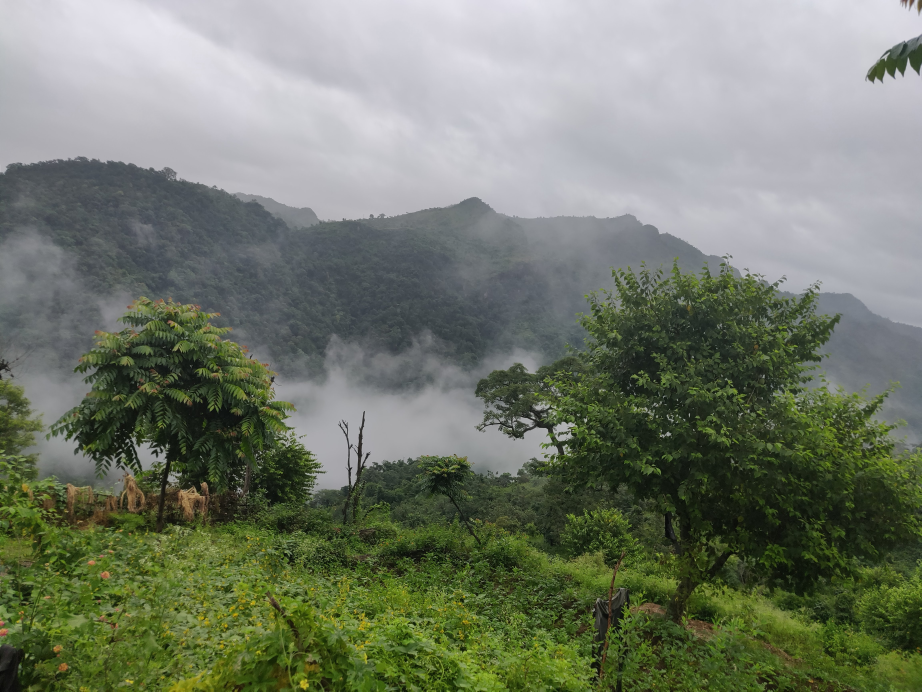
#> input picture image.jpg, 4608 x 3456 px (shown at 1/5 size)
$ python main.py
#> lines starting #> are read from the running program, lines starting #| are printed output that depends on the picture
from sklearn.cluster import KMeans
import matplotlib.pyplot as plt
import cv2
from collections import Counter


def returnHexNumbers(colour):
    return "#{:02x}{:02x}{:02x}".format(int(colour[0]), int(colour[1]), int(colour[2]))


def inputImage(imagePath):
#> called with imagePath = 'image.jpg'
    image = cv2.imread(imagePath)
#> image is the input picture: shape (3456, 4608, 3); mean B, G, R 107.4, 123.1, 115.9

    # Changing Image size for reducing pixels which in turn reduces the time taken
    decreasedImage = cv2.resize(image, (600, 400), interpolation=cv2.INTER_AREA)
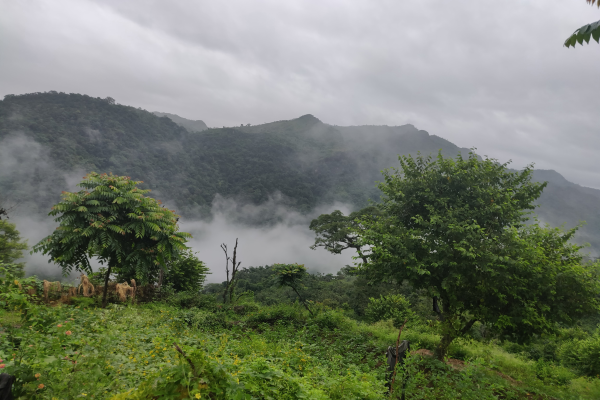
#> decreasedImage: shape (400, 600, 3); mean B, G, R 107.4, 123.1, 115.9

    # Converting to RGB since OpenCV stores in BGR by default
    decreasedImage = cv2.cvtColor(decreasedImage, cv2.COLOR_BGR2RGB)

    # Showing initial Image
    cv2.imshow("Image for Colour Detection", decreasedImage)
    cv2.waitKey(0)
    cv2.destroyAllWindows()

    return decreasedImage


def showDetectedColours(decreasedImage, coloursToShow):

    # Changing the shape of the Image object according to the format needed for K mean clustering
#> called with coloursToShow = 8
    adjustedImage = decreasedImage.reshape(decreasedImage.shape[0] * decreasedImage.shape[1], 3)

    # Implementing K Means clustering
    clf = KMeans(n_clusters=coloursToShow)
    labels = clf.fit_predict(adjustedImage)

    # Storing and Sorting the labels in decreasing order according to their percentages
    counts = Counter(labels)
#> counts = {6: 27917, 1: 32339, 7: 21793, 3: 23862, 0: 29665, 4: 43337, 5: 24705, 2: 36382}
    counts = dict(sorted(counts.items()))
#> counts = {0: 29665, 1: 32339, 2: 36382, 3: 23862, 4: 43337, 5: 24705, 6: 27917, 7: 21793}

    center_colors = clf.cluster_centers_
    ordered_colors = [center_colors[i] for i in counts.keys()]
#> ordered_colors = [[83.79, 90.71, 91.69], [193.2, 193.3, 200.5], [34.3, 43.48, 23.47], [119.9, 124.8, 122.8], [64.88, 79.94, 36.33], [101.2, 118.3, 49.68], [211.6, 211.2, 218.8], [173.1, 174, 179.8]]
    hex_colors = [returnHexNumbers(ordered_colors[i]) for i in counts.keys()]
#> hex_colors = ['#535a5b', '#c1c1c8', '#222b17', '#777c7a', '#404f24', '#657631', '#d3d3da', '#adadb3']

    # Showing the pie chart containing the results
    plt.figure(figsize=(8, 6))
    plt.pie(counts.values(), labels=hex_colors, colors=hex_colors)
    plt.show()
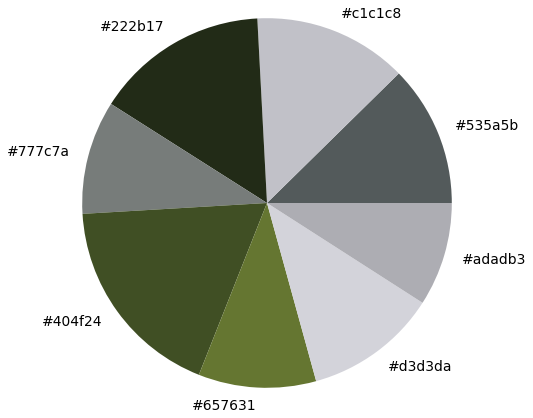
#> figure drawn by matplotlib, 1 panel


if __name__ == '__main__':
    showDetectedColours(inputImage('image.jpg'), 8)
